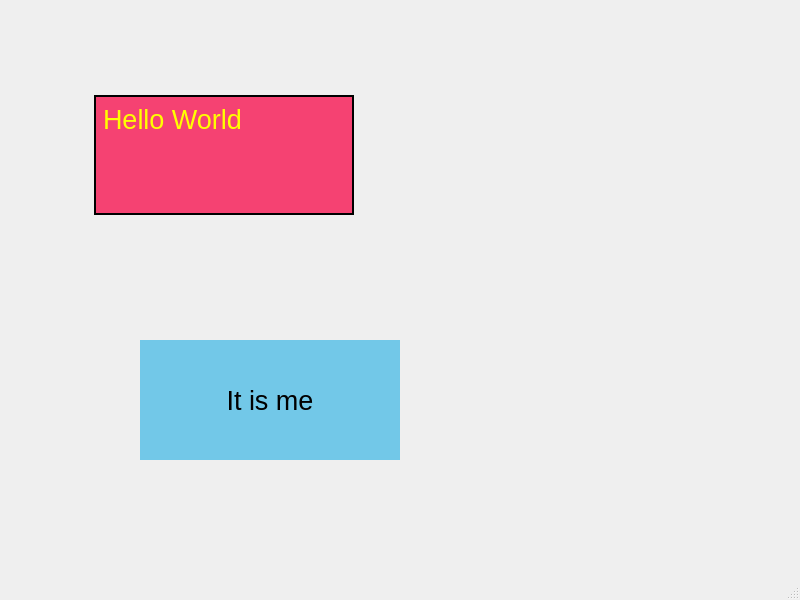
<?xml version="1.0" encoding="UTF-8"?>
<ui version="4.0">
 <class>MainWindow</class>
 <widget class="QMainWindow" name="MainWindow">
  <property name="geometry">
   <rect>
    <x>0</x>
    <y>0</y>
    <width>800</width>
    <height>600</height>
   </rect>
  </property>
  <property name="windowTitle">
   <string>MainWindow</string>
  </property>
  <widget class="QWidget" name="centralwidget">
   <widget class="QLabel" name="label">
    <property name="geometry">
     <rect>
      <x>94</x>
      <y>95</y>
      <width>260</width>
      <height>120</height>
     </rect>
    </property>
    <property name="font">
     <font>
      <pointsize>20</pointsize>
     </font>
    </property>
    <property name="styleSheet">
     <string notr="true">background-color:#f54272;
color:yellow;
border:2px solid black
</string>
    </property>
    <property name="text">
     <string>Hello World</string>
    </property>
    <property name="alignment">
     <set>Qt::AlignLeading|Qt::AlignLeft|Qt::AlignTop</set>
    </property>
    <property name="margin">
     <number>20</number>
    </property>
   </widget>
   <widget class="QLabel" name="label_2">
    <property name="geometry">
     <rect>
      <x>140</x>
      <y>340</y>
      <width>260</width>
      <height>120</height>
     </rect>
    </property>
    <property name="font">
     <font>
      <pointsize>20</pointsize>
     </font>
    </property>
    <property name="styleSheet">
     <string notr="true">background-color:#72c8e8;
</string>
    </property>
    <property name="text">
     <string>It is me</string>
    </property>
    <property name="alignment">
     <set>Qt::AlignCenter</set>
    </property>
    <property name="margin">
     <number>20</number>
    </property>
   </widget>
   <widget class="QLabel" name="label_3">
    <property name="geometry">
     <rect>
      <x>120</x>
      <y>240</y>
      <width>250</width>
      <height>70</height>
     </rect>
    </property>
    <property name="text">
     <string/>
    </property>
    <property name="pixmap">
     <pixmap>Assests/mr-coder.png</pixmap>
    </property>
    <property name="scaledContents">
     <bool>true</bool>
    </property>
   </widget>
  </widget>
  <widget class="QMenuBar" name="menubar">
   <property name="geometry">
    <rect>
     <x>0</x>
     <y>0</y>
     <width>800</width>
     <height>26</height>
    </rect>
   </property>
  </widget>
  <widget class="QStatusBar" name="statusbar"/>
 </widget>
 <resources/>
 <connections/>
</ui>
